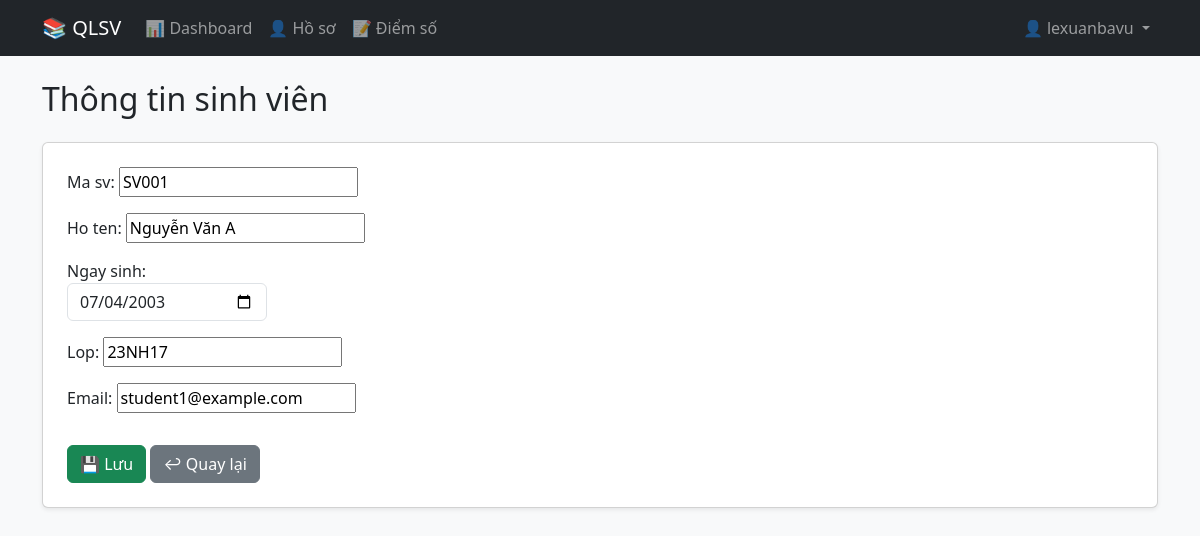
The app's page /students/edit/1/ (signed in) with its own data.
### accounts/models.py (models this page shows, shortened)
class CustomUser(AbstractUser):
    ROLE_CHOICES = (
        ('admin', 'Admin'),
        ('teacher', 'Giáo viên'),
        ('student', 'Sinh viên'),
    )
    role = models.CharField(max_length=10, choices=ROLE_CHOICES, default='student')

### student/models.py (models this page shows, shortened)
class Student(models.Model):
    user = models.OneToOneField(User, on_delete=models.CASCADE, null=True, blank=True)
    ma_sv = models.CharField(max_length=20, unique=True)  # Mã sinh viên
    ho_ten = models.CharField(max_length=100)
    ngay_sinh = models.DateField()
    lop = models.CharField(max_length=50)
    email = models.EmailField(unique=True)

### student/views.py (the view)
# urls.py: path('edit/<int:pk>/', views.student_update, name='student_update'),
def student_update(request, pk):
    student = get_object_or_404(Student, pk=pk)
    if request.method == 'POST':
        form = StudentForm(request.POST, instance=student)
        if form.is_valid():
            form.save()
            return redirect('student_list')
    else:
        form = StudentForm(instance=student)
    return render(request, 'student/student_form.html', {'form': form})

### student/forms.py
class StudentForm(forms.ModelForm):
    ngay_sinh = forms.DateField(
        widget=forms.DateInput(
            attrs={
                'type': 'date',
                'class': 'form-control',
                'placeholder': 'Chọn ngày sinh',
                'style': 'max-width: 200px;'
            }
        )
    )
    class Meta:
        model = Student
        fields = ['ma_sv', 'ho_ten', 'ngay_sinh', 'lop', 'email']

### student/templates/student/student_form.html (shortened to what this page needs)
{% extends 'base.html' %}
{% block content %}
<h2 class="mb-4">Thông tin sinh viên</h2>
<form method="post" class="card p-4 shadow-sm">
    {{ form.as_p }}
    <div class="mt-3">
        <button type="submit" class="btn btn-success">💾 Lưu</button>
        <a href="{% url 'student_list' %}" class="btn btn-secondary">↩ Quay lại</a>
    </div>
</form>
{% endblock %}

### student/templates/base.html (shortened to what this page needs)
<!DOCTYPE html>
<html lang="vi">
<head>
    <link href="https://cdn.jsdelivr.net/npm/bootstrap@5.3.3/dist/css/bootstrap.min.css" rel="stylesheet">
</head>
<body class="bg-light">
<nav class="navbar navbar-expand-lg navbar-dark bg-dark mb-4">
    <div class="container">
        <a class="navbar-brand" href="{% url 'dashboard' %}">📚 QLSV</a>
        <div class="collapse navbar-collapse" id="navbarNav">
            <ul class="navbar-nav me-auto">
                {% if user.is_authenticated %}
                    {% if user.role == 'student' %}
                        <li class="nav-item">
                            <a href="{% url 'student_dashboard' %}" class="nav-link">📊 Dashboard</a>
                        </li>
                        <li class="nav-item">
                            <a href="{% url 'student_profile' %}" class="nav-link">👤 Hồ sơ</a>
                        </li>
                        <li class="nav-item">
                            <a href="{% url 'student_grades' %}" class="nav-link">📝 Điểm số</a>
                        </li>
                    {% endif %}
                {% endif %}
            </ul>
            <ul class="navbar-nav">
                {% if user.is_authenticated %}
                    <li class="nav-item dropdown">
                        <a class="nav-link dropdown-toggle" href="#" id="userDropdown" role="button" data-bs-toggle="dropdown">
                            👤 {{ user.username }}
                        </a>
                    </li>
                {% else %}
                    <li class="nav-item">
                        <a href="{% url 'login' %}" class="nav-link">Đăng nhập</a>
                    </li>
                {% endif %}
            </ul>
        </div>
    </div>
</nav>
<div class="container">
    {% block content %}{% endblock %}
</div>
</body>
</html>

### records on screen
CustomUser: username "lexuanbavu"
Student: ma_sv "SV001", ho_ten "Nguyễn Văn A", ngay_sinh "07/04/2003", lop "23NH17", email "student1@example.com"
